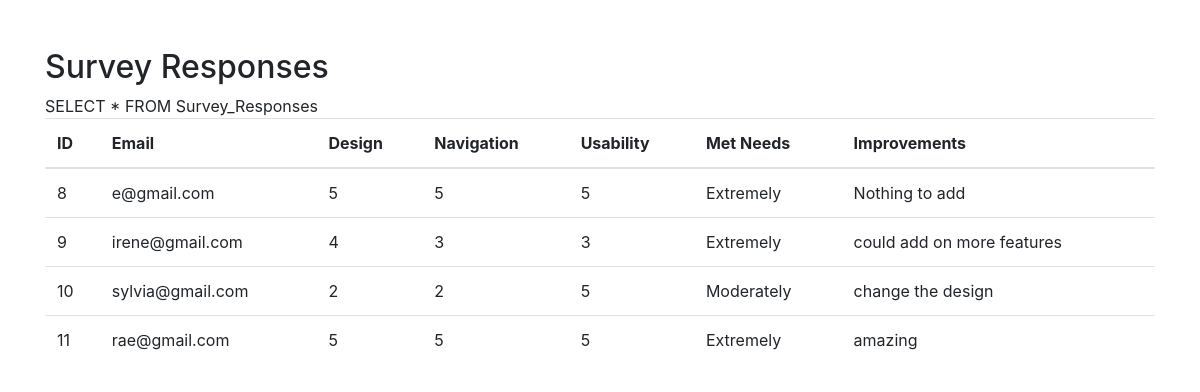
Screenshot of /surveyadmin.php with the database file from the repository.
### tables this page shows
CREATE TABLE `Survey_Responses` (
  `id` int(11) NOT NULL,
  `email` varchar(255) DEFAULT NULL,
  `Design` int(11) NOT NULL,
  `Navigation` int(11) NOT NULL,
  `Usability` int(11) NOT NULL,
  `Met_needs` text NOT NULL,
  `Improvements` varchar(255) DEFAULT NULL
);

### surveyadmin.php (the view, shortened to what this page needs)
<!DOCTYPE html>
<html lang="en">
<head>
  <link href="https://maxcdn.bootstrapcdn.com/bootstrap/4.5.2/css/bootstrap.min.css" rel="stylesheet">
</head>
<body>
  <div class="container mt-5">
    <h2>Survey Responses</h2>
    <table class="table">
      <thead>
        <tr>
          <th>ID</th>
          <th>Email</th>
          <th>Design</th>
          <th>Navigation</th>
          <th>Usability</th>
          <th>Met Needs</th>
          <th>Improvements</th>
        </tr>
      </thead>
      <tbody>
        <?php
          $conn = mysqli_connect("localhost", "username", "password", "assignment");
          $sql = "SELECT id, email, Design, Navigation, Usability, Met_needs, improvements FROM Survey_Responses";
          $result = $conn->query($sql);
          if ($result->num_rows > 0) {
              while($row = $result->fetch_assoc()) {
                  echo "<tr>";
                  echo "<td>" . $row["id"] . "</td>";
                  echo "<td>" . $row["email"] . "</td>";
                  echo "<td>" . $row["Design"] . "</td>";
                  echo "<td>" . $row["Navigation"] . "</td>";
                  echo "<td>" . $row["Usability"] . "</td>";
                  echo "<td>" . $row["Met_needs"] . "</td>";
                  echo "<td>" . $row["improvements"] . "</td>";
                  echo "</tr>";
              }
          } else {
              echo "<tr><td colspan='7'>No records found</td></tr>";
          }
        ?>
      </tbody>
    </table>
  </div>
</body>
</html>

### rows the page displays
survey_responses: id "8", email "e@gmail.com", Design "5", Navigation "5", Usability "5", Met_needs "Extremely", Improvements "Nothing to add"
survey_responses: id "9", email "irene@gmail.com", Design "4", Navigation "3", Usability "3", Met_needs "Extremely", Improvements "could add on more features"
survey_responses: id "10", email "sylvia@gmail.com", Design "2", Navigation "2", Usability "5", Met_needs "Moderately", Improvements "change the design"
survey_responses: id "11", email "rae@gmail.com", Design "5", Navigation "5", Usability "5", Met_needs "Extremely", Improvements "amazing"
